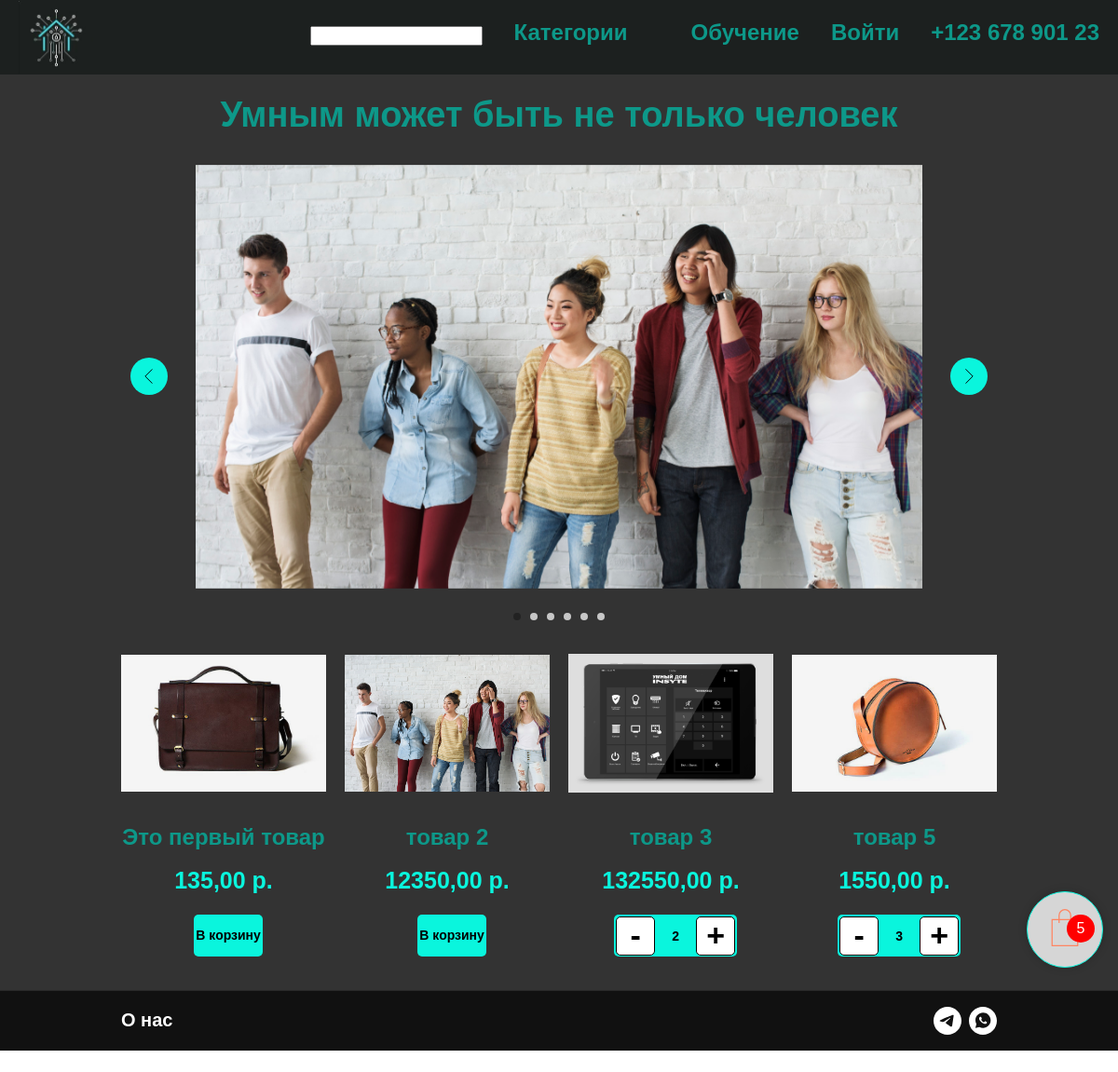
The app's page / (signed in) with its own data.
### shop/models.py (models this page shows, shortened)
class Marketing(models.Model):
    image = models.ImageField(
        upload_to='products/%Y/%m/%d', blank=True, verbose_name='Изображение'
        )
    attributes = models.TextField(
        max_length=1000, blank=True, null=True, verbose_name='Описание'
        )
    finished = models.DurationField(
         verbose_name='Дата завершения'
        )
    slug = models.SlugField(
        max_length=200, unique=True, blank=True, null=True, verbose_name='URL'
        )

class Product(models.Model):
    name = models.CharField(
        max_length=200, unique=True, verbose_name='Наменование продукта'
        )
    slug = models.SlugField(
        max_length=200, unique=True, blank=True, null=True, verbose_name='URL'
        )
    image = models.ImageField(
        upload_to='products/%Y/%m/%d', blank=True, verbose_name='Изображение'
        )
    description = models.CharField(
        max_length=250, blank=True, null=True, verbose_name='Описание'
        )
    price = models.DecimalField(
        default=0.00, max_digits=10, decimal_places=2, verbose_name='Цена'
        )
    quantity = models.PositiveSmallIntegerField(
        default=0, verbose_name="Остаток"
        )
    attributes = models.TextField(
        max_length=1000, blank=True, null=True, verbose_name='Характеристики'
        )
    status = models.CharField(max_length=255, choices=STATUS, default='open')

### shop/views/dmitrii.py (the view)
# urls.py: path('', views.index, name= 'index')
def index(request):
    ad = Marketing.objects.all()
    prod = Product.objects.filter( quantity__gt = 0)
    count = dict([(i.id,0) for i in Product.objects.all()])
    if (request.user.is_authenticated):
        заказ = Order.objects.filter(Q(user__username = request.user) & Q(status = 'assembling'))
        if заказ:
            for i in ReservProduct.objects.filter(order = заказ[0]):
                count[i.product.id] = i.quantity
    else:
        for key in count.keys():
            count[key] = request.session.get(str(key),0)
    content = {
        'ad' : ad,
        'lenAd':len(ad),
        'rAd':range(len(ad)),
        'prod':prod,
        'count' : count,
        'sum':summ(request)
    }
    return render(request, 'shop/index.html', content)

### shop/templatetags/index.py (called while the page is built)
@register.filter
def index(indexable, i):
    return indexable[i]

@register.filter
def split_url(addr, i):
    return addr.split(i)

### shop/views/dmitrii.py (called while the page is built)
def summ(request):
    if request.user.is_authenticated:
        if ( ord := Order.objects.filter(Q(user__username = request.user) & Q(status = 'assembling'))):
            return sum([i.quantity for i in ReservProduct.objects.filter(order = ord[0])])
        return 0
    else:
        return sum([ request.session.get(str(i), 0) for i in  dict([(i.id,0) for i in Product.objects.all()]).keys()])

### shop/templates/shop/index.html (shortened to what this page needs)
{% extends "base.html" %}
{% load static %}
{% load index %}
{% block contetnt %}
<div id="rec749598652" class="r t-rec t-rec_pt_135 t-rec_pb_15"
    style="padding-top:100px;padding-bottom:15px;background-color:#333333; " data-record-type="43"
    data-bg-color="#333333">
    <div class="t030">
        <div class="t-container t-align_center">
            <div class="t-col t-col_10 t-prefix_1">
                <div class="t030__title t-title t-title_xxs" field="title">Умным может быть не только человек
                </div>
            </div>
        </div>
    </div>
</div>
<div id="rec749306388" class="r t-rec t-rec_pt_0 t-rec_pb_0"
    style="padding-top:0px;padding-bottom:0px;background-color:#333333; " data-animationappear="off"
    data-record-type="670" data-bg-color="#333333">
    <div class="t670">
        <div class="t-slds" style="visibility: hidden;">
            <div class="t-container t-slds__main">
                <ul class="t-slds__arrow_container t-slds__arrow_container-outside">
                    <li class="t-slds__arrow_wrapper t-slds__arrow_wrapper-left" data-slide-direction="left">
                        <button type="button" class="t-slds__arrow t-slds__arrow-left t-slds__arrow-withbg"
                            aria-controls="carousel_749306388" aria-disabled="false" aria-label="Предыдущий слайд"
                            style="width: 40px; height: 40px;background-color: rgba(10,245,221,1);">
                            <div class="t-slds__arrow_body t-slds__arrow_body-left" style="width: 9px;"><svg
                                    role="presentation" focusable="false" style="display: block" viewBox="0 0 9.3 17"
                                    xmlns="http://www.w3.org/2000/svg" xmlns:xlink="http://www.w3.org/1999/xlink">
                                    <polyline fill="none" stroke="#000000" stroke-linejoin="butt" stroke-linecap="butt"
                                        stroke-width="1" points="0.5,0.5 8.5,8.5 0.5,16.5" />
                                </svg></div>
                        </button>
                    </li>
                    <li class="t-slds__arrow_wrapper t-slds__arrow_wrapper-right" data-slide-direction="right">
                        <button type="button" class="t-slds__arrow t-slds__arrow-right t-slds__arrow-withbg"
                            aria-controls="carousel_749306388" aria-disabled="false" aria-label="Следующий слайд"
                            style="width: 40px; height: 40px;background-color: rgba(10,245,221,1);">
                            <div class="t-slds__arrow_body t-slds__arrow_body-right" style="width: 9px;"><svg
                                    role="presentation" focusable="false" style="display: block" viewBox="0 0 9.3 17"
                                    xmlns="http://www.w3.org/2000/svg" xmlns:xlink="http://www.w3.org/1999/xlink">
                                    <polyline fill="none" stroke="#000000" stroke-linejoin="butt" stroke-linecap="butt"
                                        stroke-width="1" points="0.5,0.5 8.5,8.5 0.5,16.5" />
                                </svg></div>
                        </button>
                    </li>
                </ul>
                <div class="t-slds__container t-width t-width_10 t-margin_auto">
                    <div class="t-slds__items-wrapper t-slds__witharrows t-slds_animated-none" id="carousel_749306388"
                        data-slider-transition="300" data-slider-with-cycle="true" data-slider-correct-height="true"
                        data-auto-correct-mobile-width="false" data-slider-arrows-nearpic="yes"
                        aria-roledescription="carousel" aria-live="off">
                        {% for i in rAd %}
                        <div class="t-slds__item
                        {% if i == 0 %}  t-slds__item_active {% endif %}" data-slide-index="{{i|add:'1'}}" role="group"
                            aria-roledescription="slide" aria-hidden="false" aria-label="{{i|add:'1'}} из {{lenAd}}">
                            <div class="t-width t-width_10 t-margin_auto" itemscope
                                itemtype="http://schema.org/ImageObject">
                                {% with a=ad|index:i %}
                                <div class="t-slds__wrapper t-align_center">
                                    <div class="t670__imgwrapper" bgimgfield="gi_img__{{i}}">
                                        <div class="t-slds__bgimg t-bgimg" data-original="{{a.image.url}}"
                                            style="background-image: url({{a.image.url}});">
                                        </div>
                                        <div class="t670__separator" data-slider-image-width="960"
                                            data-slider-image-height="560"></div>
                                    </div>
                                </div>
                                {% endwith %}
                            </div>
                        </div>
                        {% endfor %}
                    </div>
                </div>
                <ul class="t-slds__bullet_wrapper">
                    {% for i in rAd %}
                    <li class="t-slds__bullet {% if i == 0 %} t-slds__bullet_active {% endif %}"
                        data-slide-bullet-for="{{i|add:'1'}}"><button type="button" class="t-slds__bullet_body"
                            aria-label="Перейти к слайду {{i|add:'1'}}" aria-current="true"
                            style="background-color: #c7c7c7;"></button></li>
                    {% endfor %}
                </ul>
            </div>
        </div>
    </div>
</div>
<div id="rec749301459" class="r t-rec t-rec_pt_0 t-rec_pb_45"
    style="padding-top:0px;padding-bottom:45px;background-color:#333333; " data-animationappear="off"
    data-record-type="754" data-bg-color="#333333">
    <div class="t754" data-show-count="">
        <div class="t754__parent t754__container_mobile-flex">
            {% for a in prod %}
            <div class="t754__col t-col t-col_3 t-align_center t-item js-product"><span onclick="prod({{a.id}})">
                    <div class="t754__content">
                        <div class="t754__imgwrapper t1002__picture-wrapper " style="padding-bottom:76.923076923077%;">
                            <img src="{{ a.image.url }}" data-original="{{ a.image.url }}"
                                class="t754__img t754__img_first_hover t-img js-product-img"
                                imgfield="li_gallery__{{a.id}}:::0" /><img src="{{ a.image.url }}"
                        </div>
                        <div class="t754__textwrapper">
                            <div class="t754__title t-name t-name_xs js-product-name" field="li_title__{{i.id}}">
                                {{a.name}}</div>
                            <div class="t754__price-wrapper ">
                                <div class="t754__price t754__price-item t-name t-name_xs" style="">
                                    <div class="t754__price-value js-product-price notranslate" translate="off"
                                        field="li_price__{{a.id}}">{{a.price}}</div>
                                    <div class="t754__price-currency">р.</div>
                                </div>
                            </div>
                        </div>
                    </div>
                </span>
                <div class="t754__buttons t1002__btns-wrapper t1002__btns-wrapper_center"><span class="t754__btn t-btn t-btn_sm"
                    style="color:black;padding: 0; background-color:#0af5dd;border-radius:5px; -moz-border-radius:5px; -webkit-border-radius:5px;font-family:Arial; ">
                    <table role="presentation" style="width:100%; height:100%;">
                        {% with counter=count|index:a.id %}
                        <tr id="btn{{a.id}}">
                            <td class="button_bascet {% if not counter %} btn_bsk {% endif %}" onclick="bascet(0, {{a.id}}, {% if user.username %} '{{user.username}}' {% else %} false {% endif %})"> -</td>
                            <td class = 'counts{{a.id}} {% if  not counter  %} btn_bsk {% endif %}' style="width: 40px;" onchange=" bascet('N', {{a.id}}, {% if user.username %} '{{user.username}}' {% else %} false {% endif %})"> {{counter}}</td>
                            <td class="button_bascet {% if not counter  %} btn_bsk {% endif %}" onclick="bascet(1, {{a.id}}, {% if user.username %} '{{user.username}}' {% else %} false {% endif %})"> +</td>
                            <td  class = 'counts{{a.id}} {% if  counter %} btn_bsk {% endif %}' style="width: 40px;" onclick="cart({{a.id}},{% if user.username %} '{{user.username}}' {% else %} false {% endif %})">В корзину</td>
                        </tr>
                        {% endwith %}
                    </table>
                </span></div>
            </div>
            {% endfor %}
        </div>
    </div>
    {% endblock %}

### shop/templates/shop/index.html (style rules this page uses)
#rec749598652 .t030__title { color: #0d9889; font-weight: 700; font-family: 'Arial'; }
@media screen and (min-width: 900px) { #rec749598652 .t030__title { font-size: 38px; } }
#rec749306388 .t-slds__bullet_active .t-slds__bullet_body { background-color: #222 !important; }
#rec749301459 .t754__content .t754__title { font-size: 24px; line-height: 1.5; color: #0d9889; font-weight: 700; font-family: 'Arial'; }
#rec749301459 .t754__price { font-size: 25px; color: #0af5dd; font-weight: 600; }

### records on screen
Marketing: image (picture)
Product: image (picture), name "Это первый товар", price "135,00"
Product: image (picture), name "товар 2", price "12350,00"
Product: image (picture), name "товар 3", price "132550,00", counter "2"
Product: image (picture), name "товар 5", price "1550,00", {{ a.id }} 4 (drawn), counter "3"

### other values on screen
{{ sum }} "5"
